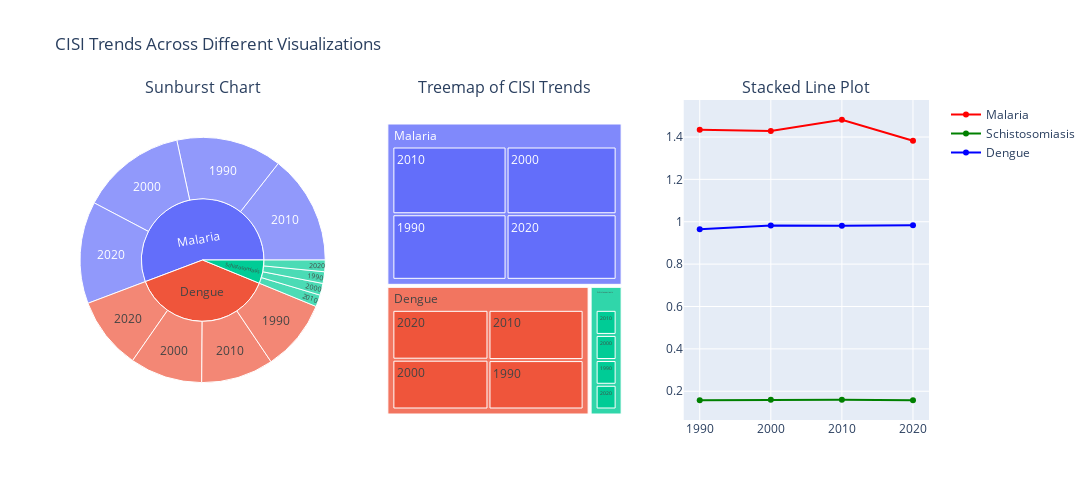

Write notebook code for a chart like this one.
### Code cell
import plotly.graph_objects as go
import plotly.express as px
from plotly.subplots import make_subplots

# --- Create a figure with 3 subplots arranged from RIGHT to LEFT ---
fig = make_subplots(
    rows=1, cols=3,  # One row, three columns
    subplot_titles=("Sunburst Chart", "Treemap of CISI Trends", "Stacked Line Plot"),
    column_widths=[0.33, 0.33, 0.33],  # Equal width for all plots
    specs=[
        [{"type": "domain"}, {"type": "domain"}, {"type": "xy"}]  # Sunburst & Treemap need "domain", Line plot needs "xy"
    ]
)

# --- 1. Sunburst Plot (Rightmost) ---
sunburst_data = combined_grouped_df.copy()
sunburst_data['Decade'] = sunburst_data['Decade'].astype(str)
fig_sunburst = px.sunburst(sunburst_data, path=['Disease', 'Decade'], values='CISI')

# Add Sunburst traces to the subplot
for trace in fig_sunburst.data:
    fig.add_trace(trace, row=1, col=1)

# --- 2. Treemap Plot (Middle) ---
treemap_data = combined_grouped_df.copy()
treemap_data['Decade'] = treemap_data['Decade'].astype(str)
fig_treemap = px.treemap(treemap_data, path=['Disease', 'Decade'], values='CISI')

# Add Treemap traces to the subplot
for trace in fig_treemap.data:
    fig.add_trace(trace, row=1, col=2)

# --- 3. Stacked Line Plot (Leftmost) ---
fig.add_trace(
    go.Scatter(x=malaria_grouped['Decade'], y=malaria_grouped['CISI'], mode='lines+markers', name='Malaria', line=dict(color='red')),
    row=1, col=3
)
fig.add_trace(
    go.Scatter(x=schistosomiasis_grouped['Decade'], y=schistosomiasis_grouped['CISI'], mode='lines+markers', name='Schistosomiasis', line=dict(color='green')),
    row=1, col=3
)
fig.add_trace(
    go.Scatter(x=dengue_grouped['Decade'], y=dengue_grouped['CISI'], mode='lines+markers', name='Dengue', line=dict(color='blue')),
    row=1, col=3
)

# --- Update Layout ---
fig.update_layout(
    title="CISI Trends Across Different Visualizations",
    showlegend=True,
    height=500,
    width=1200,  # Adjust the width for better spacing
)

# Show the final plot
fig.show()

### Figure 1 — Plotly figure (JSON) as saved in the notebook; plotly's stock layout.template omitted (floating-point values rounded to 4 significant figures)
{"data": [{"branchvalues": "total", "domain": {"x": [0, 0.2889], "y": [0, 1]}, "hovertemplate": "labels=%{label}<br>CISI=%{value}<br>parent=%{parent}<br>id=%{id}<extra></extra>", "ids": ["Malaria/1990", "Malaria/2000", "Malaria/2010", "Malaria/2020", "Schistosomiasis/1990", "Schistosomiasis/2000", "Schistosomiasis/2010", "Schistosomiasis/2020", "Dengue/1990", "Dengue/2000", "Dengue/2010", "Dengue/2020", "Malaria", "Schistosomiasis", "Dengue"], "labels": ["1990", "2000", "2010", "2020", "1990", "2000", "2010", "2020", "1990", "2000", "2010", "2020", "Malaria", "Schistosomiasis", "Dengue"], "name": "", "parents": ["Malaria", "Malaria", "Malaria", "Malaria", "Schistosomiasis", "Schistosomiasis", "Schistosomiasis", "Schistosomiasis", "Dengue", "Dengue", "Dengue", "Dengue", "", "", ""], "type": "sunburst", "values": [1.434, 1.428, 1.481, 1.383, 0.1579, 0.1599, 0.16, 0.1575, 0.9646, 0.9819, 0.9807, 0.983, 5.725, 0.6353, 3.91]}, {"branchvalues": "total", "domain": {"x": [0.3556, 0.6444], "y": [0, 1]}, "hovertemplate": "labels=%{label}<br>CISI=%{value}<br>parent=%{parent}<br>id=%{id}<extra></extra>", "ids": ["Malaria/1990", "Malaria/2000", "Malaria/2010", "Malaria/2020", "Schistosomiasis/1990", "Schistosomiasis/2000", "Schistosomiasis/2010", "Schistosomiasis/2020", "Dengue/1990", "Dengue/2000", "Dengue/2010", "Dengue/2020", "Malaria", "Schistosomiasis", "Dengue"], "labels": ["1990", "2000", "2010", "2020", "1990", "2000", "2010", "2020", "1990", "2000", "2010", "2020", "Malaria", "Schistosomiasis", "Dengue"], "name": "", "parents": ["Malaria", "Malaria", "Malaria", "Malaria", "Schistosomiasis", "Schistosomiasis", "Schistosomiasis", "Schistosomiasis", "Dengue", "Dengue", "Dengue", "Dengue", "", "", ""], "type": "treemap", "values": [1.434, 1.428, 1.481, 1.383, 0.1579, 0.1599, 0.16, 0.1575, 0.9646, 0.9819, 0.9807, 0.983, 5.725, 0.6353, 3.91]}, {"line": {"color": "red"}, "mode": "lines+markers", "name": "Malaria", "type": "scatter", "x": [1990, 2000, 2010, 2020], "xaxis": "x", "y": [1.434, 1.428, 1.481, 1.383], "yaxis": "y"}, {"line": {"color": "green"}, "mode": "lines+markers", "name": "Schistosomiasis", "type": "scatter", "x": [1990, 2000, 2010, 2020], "xaxis": "x", "y": [0.1579, 0.1599, 0.16, 0.1575], "yaxis": "y"}, {"line": {"color": "blue"}, "mode": "lines+markers", "name": "Dengue", "type": "scatter", "x": [1990, 2000, 2010, 2020], "xaxis": "x", "y": [0.9646, 0.9819, 0.9807, 0.983], "yaxis": "y"}], "layout": {"annotations": [{"font": {"size": 16}, "showarrow": false, "text": "Sunburst Chart", "x": 0.1444, "xanchor": "center", "xref": "paper", "y": 1, "yanchor": "bottom", "yref": "paper"}, {"font": {"size": 16}, "showarrow": false, "text": "Treemap of CISI Trends", "x": 0.5, "xanchor": "center", "xref": "paper", "y": 1, "yanchor": "bottom", "yref": "paper"}, {"font": {"size": 16}, "showarrow": false, "text": "Stacked Line Plot", "x": 0.8556, "xanchor": "center", "xref": "paper", "y": 1, "yanchor": "bottom", "yref": "paper"}], "height": 500, "showlegend": true, "title": {"text": "CISI Trends Across Different Visualizations"}, "width": 1200, "xaxis": {"anchor": "y", "domain": [0.7111, 1]}, "yaxis": {"anchor": "x", "domain": [0, 1]}}}
